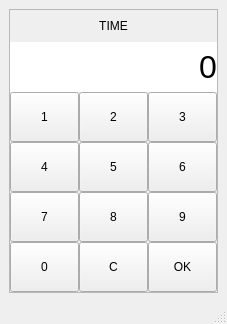
<?xml version="1.0" encoding="UTF-8"?>
<ui version="4.0">
 <class>MainWindow</class>
 <widget class="QMainWindow" name="MainWindow">
  <property name="geometry">
   <rect>
    <x>0</x>
    <y>0</y>
    <width>227</width>
    <height>324</height>
   </rect>
  </property>
  <property name="windowTitle">
   <string>MainWindow</string>
  </property>
  <widget class="QWidget" name="centralwidget">
   <layout class="QVBoxLayout" name="verticalLayout">
    <item>
     <widget class="QFrame" name="frame_2">
      <property name="frameShape">
       <enum>QFrame::StyledPanel</enum>
      </property>
      <property name="frameShadow">
       <enum>QFrame::Raised</enum>
      </property>
      <layout class="QGridLayout" name="gridLayout">
       <property name="leftMargin">
        <number>0</number>
       </property>
       <property name="topMargin">
        <number>0</number>
       </property>
       <property name="rightMargin">
        <number>0</number>
       </property>
       <property name="bottomMargin">
        <number>0</number>
       </property>
       <property name="spacing">
        <number>0</number>
       </property>
       <item row="4" column="1">
        <widget class="QPushButton" name="eight_btn">
         <property name="minimumSize">
          <size>
           <width>50</width>
           <height>50</height>
          </size>
         </property>
         <property name="text">
          <string>8</string>
         </property>
        </widget>
       </item>
       <item row="4" column="0">
        <widget class="QPushButton" name="seven_btn">
         <property name="minimumSize">
          <size>
           <width>50</width>
           <height>50</height>
          </size>
         </property>
         <property name="text">
          <string>7</string>
         </property>
        </widget>
       </item>
       <item row="2" column="0">
        <widget class="QPushButton" name="one_btn">
         <property name="minimumSize">
          <size>
           <width>50</width>
           <height>50</height>
          </size>
         </property>
         <property name="maximumSize">
          <size>
           <width>16777215</width>
           <height>16777215</height>
          </size>
         </property>
         <property name="text">
          <string>1</string>
         </property>
        </widget>
       </item>
       <item row="3" column="0">
        <widget class="QPushButton" name="four_btn">
         <property name="minimumSize">
          <size>
           <width>50</width>
           <height>50</height>
          </size>
         </property>
         <property name="text">
          <string>4</string>
         </property>
        </widget>
       </item>
       <item row="5" column="0">
        <widget class="QPushButton" name="zero_btn">
         <property name="minimumSize">
          <size>
           <width>50</width>
           <height>50</height>
          </size>
         </property>
         <property name="text">
          <string>0</string>
         </property>
        </widget>
       </item>
       <item row="2" column="2">
        <widget class="QPushButton" name="three_btn">
         <property name="minimumSize">
          <size>
           <width>50</width>
           <height>50</height>
          </size>
         </property>
         <property name="text">
          <string>3</string>
         </property>
        </widget>
       </item>
       <item row="2" column="1">
        <widget class="QPushButton" name="two_btn">
         <property name="minimumSize">
          <size>
           <width>50</width>
           <height>50</height>
          </size>
         </property>
         <property name="maximumSize">
          <size>
           <width>16777215</width>
           <height>16777215</height>
          </size>
         </property>
         <property name="text">
          <string>2</string>
         </property>
        </widget>
       </item>
       <item row="0" column="1">
        <widget class="QLabel" name="label">
         <property name="minimumSize">
          <size>
           <width>50</width>
           <height>25</height>
          </size>
         </property>
         <property name="text">
          <string>TIME</string>
         </property>
         <property name="alignment">
          <set>Qt::AlignCenter</set>
         </property>
        </widget>
       </item>
       <item row="3" column="1">
        <widget class="QPushButton" name="five_btn">
         <property name="minimumSize">
          <size>
           <width>50</width>
           <height>50</height>
          </size>
         </property>
         <property name="text">
          <string>5</string>
         </property>
        </widget>
       </item>
       <item row="5" column="2">
        <widget class="QPushButton" name="ok_btn">
         <property name="minimumSize">
          <size>
           <width>50</width>
           <height>50</height>
          </size>
         </property>
         <property name="text">
          <string>OK</string>
         </property>
        </widget>
       </item>
       <item row="4" column="2">
        <widget class="QPushButton" name="nine_btn">
         <property name="minimumSize">
          <size>
           <width>50</width>
           <height>50</height>
          </size>
         </property>
         <property name="text">
          <string>9</string>
         </property>
        </widget>
       </item>
       <item row="3" column="2">
        <widget class="QPushButton" name="six_btn">
         <property name="minimumSize">
          <size>
           <width>50</width>
           <height>50</height>
          </size>
         </property>
         <property name="text">
          <string>6</string>
         </property>
        </widget>
       </item>
       <item row="5" column="1">
        <widget class="QPushButton" name="c_btn">
         <property name="minimumSize">
          <size>
           <width>50</width>
           <height>50</height>
          </size>
         </property>
         <property name="text">
          <string>C</string>
         </property>
        </widget>
       </item>
       <item row="1" column="0" colspan="3">
        <widget class="QLabel" name="result_label">
         <property name="minimumSize">
          <size>
           <width>100</width>
           <height>50</height>
          </size>
         </property>
         <property name="font">
          <font>
           <pointsize>24</pointsize>
          </font>
         </property>
         <property name="layoutDirection">
          <enum>Qt::LeftToRight</enum>
         </property>
         <property name="styleSheet">
          <string notr="true">background-color: rgb(255, 255, 255);</string>
         </property>
         <property name="text">
          <string>0</string>
         </property>
         <property name="alignment">
          <set>Qt::AlignRight|Qt::AlignTrailing|Qt::AlignVCenter</set>
         </property>
        </widget>
       </item>
      </layout>
     </widget>
    </item>
   </layout>
  </widget>
  <widget class="QStatusBar" name="statusbar"/>
 </widget>
 <resources/>
 <connections/>
</ui>
